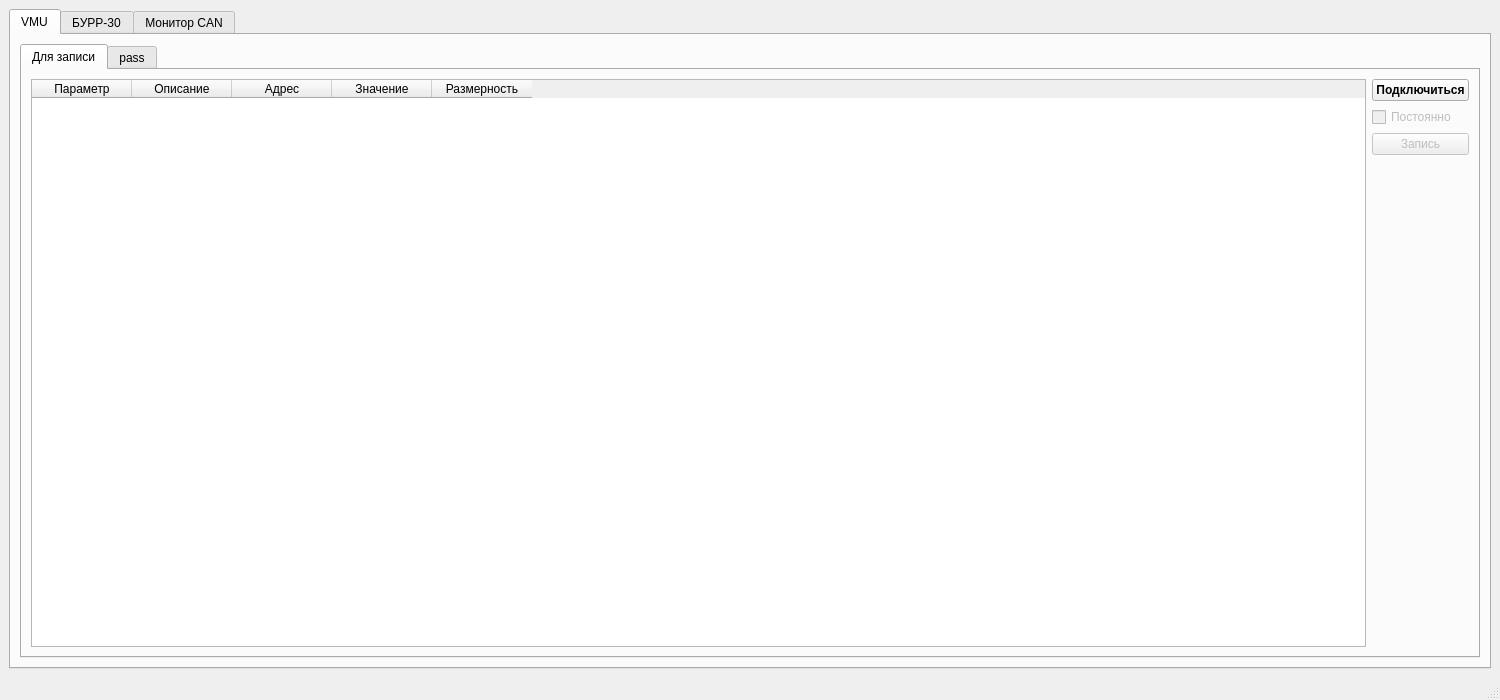
<?xml version="1.0" encoding="UTF-8"?>
<ui version="4.0">
 <class>MainWindow</class>
 <widget class="QMainWindow" name="MainWindow">
  <property name="geometry">
   <rect>
    <x>0</x>
    <y>0</y>
    <width>1500</width>
    <height>700</height>
   </rect>
  </property>
  <property name="sizePolicy">
   <sizepolicy hsizetype="Preferred" vsizetype="Preferred">
    <horstretch>1</horstretch>
    <verstretch>1</verstretch>
   </sizepolicy>
  </property>
  <property name="windowTitle">
   <string>Диагностика и настройка EVO1 </string>
  </property>
  <widget class="QWidget" name="centralwidget">
   <property name="sizePolicy">
    <sizepolicy hsizetype="Maximum" vsizetype="Maximum">
     <horstretch>0</horstretch>
     <verstretch>0</verstretch>
    </sizepolicy>
   </property>
   <property name="minimumSize">
    <size>
     <width>800</width>
     <height>520</height>
    </size>
   </property>
   <property name="maximumSize">
    <size>
     <width>3000</width>
     <height>1500</height>
    </size>
   </property>
   <layout class="QVBoxLayout" name="verticalLayout_2">
    <item>
     <widget class="QTabWidget" name="CAN">
      <property name="tabShape">
       <enum>QTabWidget::Rounded</enum>
      </property>
      <property name="currentIndex">
       <number>0</number>
      </property>
      <widget class="QWidget" name="VMU">
       <attribute name="title">
        <string>VMU</string>
       </attribute>
       <layout class="QVBoxLayout" name="verticalLayout_9">
        <item>
         <widget class="QTabWidget" name="VMU_params_tab">
          <property name="currentIndex">
           <number>0</number>
          </property>
          <widget class="QWidget" name="often_used">
           <attribute name="title">
            <string>Для записи</string>
           </attribute>
           <layout class="QHBoxLayout" name="horizontalLayout_10">
            <item>
             <widget class="QTableWidget" name="vmu_param_table">
              <property name="sizeAdjustPolicy">
               <enum>QAbstractScrollArea::AdjustToContents</enum>
              </property>
              <column>
               <property name="text">
                <string>Параметр</string>
               </property>
              </column>
              <column>
               <property name="text">
                <string>Описание</string>
               </property>
              </column>
              <column>
               <property name="text">
                <string>Адрес</string>
               </property>
              </column>
              <column>
               <property name="text">
                <string>Значение</string>
               </property>
              </column>
              <column>
               <property name="text">
                <string>Размерность</string>
               </property>
              </column>
             </widget>
            </item>
            <item>
             <layout class="QVBoxLayout" name="verticalLayout_10">
              <item>
               <widget class="QPushButton" name="connect_vmu_btn">
                <property name="font">
                 <font>
                  <weight>75</weight>
                  <bold>true</bold>
                 </font>
                </property>
                <property name="text">
                 <string>Подключиться</string>
                </property>
               </widget>
              </item>
              <item>
               <widget class="QCheckBox" name="constantly_req_vmu_params">
                <property name="enabled">
                 <bool>false</bool>
                </property>
                <property name="text">
                 <string>Постоянно</string>
                </property>
               </widget>
              </item>
              <item>
               <widget class="QPushButton" name="start_record">
                <property name="enabled">
                 <bool>false</bool>
                </property>
                <property name="text">
                 <string>Запись</string>
                </property>
               </widget>
              </item>
              <item>
               <spacer name="verticalSpacer_3">
                <property name="orientation">
                 <enum>Qt::Vertical</enum>
                </property>
                <property name="sizeHint" stdset="0">
                 <size>
                  <width>20</width>
                  <height>40</height>
                 </size>
                </property>
               </spacer>
              </item>
             </layout>
            </item>
           </layout>
          </widget>
          <widget class="QWidget" name="all_params">
           <attribute name="title">
            <string>pass</string>
           </attribute>
           <widget class="QTextBrowser" name="textBrowser">
            <property name="geometry">
             <rect>
              <x>10</x>
              <y>10</y>
              <width>256</width>
              <height>192</height>
             </rect>
            </property>
           </widget>
           <widget class="QPushButton" name="start_btn">
            <property name="geometry">
             <rect>
              <x>280</x>
              <y>10</y>
              <width>56</width>
              <height>17</height>
             </rect>
            </property>
            <property name="text">
             <string>Старт</string>
            </property>
           </widget>
          </widget>
         </widget>
        </item>
       </layout>
      </widget>
      <widget class="QWidget" name="burr30">
       <attribute name="title">
        <string>БУРР-30</string>
       </attribute>
       <layout class="QHBoxLayout" name="horizontalLayout_2" stretch="10,0">
        <item>
         <widget class="QTabWidget" name="tab_burr">
          <property name="sizePolicy">
           <sizepolicy hsizetype="Preferred" vsizetype="Preferred">
            <horstretch>0</horstretch>
            <verstretch>0</verstretch>
           </sizepolicy>
          </property>
          <property name="currentIndex">
           <number>0</number>
          </property>
          <widget class="QWidget" name="all_params">
           <property name="sizePolicy">
            <sizepolicy hsizetype="Maximum" vsizetype="Maximum">
             <horstretch>0</horstretch>
             <verstretch>0</verstretch>
            </sizepolicy>
           </property>
           <attribute name="title">
            <string>По разделам</string>
           </attribute>
           <layout class="QHBoxLayout" name="horizontalLayout_3">
            <item>
             <layout class="QHBoxLayout" name="horizontalLayout" stretch="1,4,0">
              <item>
               <widget class="QListWidget" name="list_bookmark"/>
              </item>
              <item>
               <widget class="QTableWidget" name="params_table">
                <property name="sizePolicy">
                 <sizepolicy hsizetype="Minimum" vsizetype="Minimum">
                  <horstretch>3</horstretch>
                  <verstretch>0</verstretch>
                 </sizepolicy>
                </property>
                <property name="editTriggers">
                 <set>QAbstractItemView::AllEditTriggers</set>
                </property>
                <property name="gridStyle">
                 <enum>Qt::SolidLine</enum>
                </property>
                <property name="columnCount">
                 <number>5</number>
                </property>
                <column>
                 <property name="text">
                  <string notr="true">Name</string>
                 </property>
                 <property name="toolTip">
                  <string notr="true"/>
                 </property>
                 <property name="whatsThis">
                  <string notr="true"/>
                 </property>
                 <property name="background">
                  <color>
                   <red>245</red>
                   <green>245</green>
                   <blue>245</blue>
                  </color>
                 </property>
                </column>
                <column>
                 <property name="text">
                  <string>Description</string>
                 </property>
                 <property name="background">
                  <color>
                   <red>245</red>
                   <green>245</green>
                   <blue>245</blue>
                  </color>
                 </property>
                 <property name="foreground">
                  <brush brushstyle="SolidPattern">
                   <color alpha="255">
                    <red>0</red>
                    <green>0</green>
                    <blue>0</blue>
                   </color>
                  </brush>
                 </property>
                </column>
                <column>
                 <property name="text">
                  <string>Address</string>
                 </property>
                </column>
                <column>
                 <property name="text">
                  <string>Value</string>
                 </property>
                </column>
                <column>
                 <property name="text">
                  <string>Unit</string>
                 </property>
                 <property name="background">
                  <color>
                   <red>245</red>
                   <green>245</green>
                   <blue>245</blue>
                  </color>
                 </property>
                </column>
               </widget>
              </item>
              <item>
               <spacer name="horizontalSpacer_4">
                <property name="orientation">
                 <enum>Qt::Horizontal</enum>
                </property>
                <property name="sizeHint" stdset="0">
                 <size>
                  <width>40</width>
                  <height>20</height>
                 </size>
                </property>
               </spacer>
              </item>
             </layout>
            </item>
           </layout>
          </widget>
          <widget class="QWidget" name="editable_params">
           <attribute name="title">
            <string>Настраиваемые</string>
           </attribute>
           <layout class="QHBoxLayout" name="horizontalLayout_5">
            <item>
             <layout class="QVBoxLayout" name="verticalLayout_8" stretch="0,1">
              <item>
               <layout class="QHBoxLayout" name="horizontalLayout_4">
                <item>
                 <widget class="QPushButton" name="load_file_button">
                  <property name="font">
                   <font>
                    <weight>50</weight>
                    <bold>false</bold>
                   </font>
                  </property>
                  <property name="text">
                   <string>Загрузить файл с настройками</string>
                  </property>
                 </widget>
                </item>
                <item>
                 <spacer name="horizontalSpacer">
                  <property name="orientation">
                   <enum>Qt::Horizontal</enum>
                  </property>
                  <property name="sizeHint" stdset="0">
                   <size>
                    <width>40</width>
                    <height>20</height>
                   </size>
                  </property>
                 </spacer>
                </item>
                <item>
                 <widget class="QPushButton" name="load_to_device_button">
                  <property name="enabled">
                   <bool>false</bool>
                  </property>
                  <property name="text">
                   <string>Загрузить настройки в устройство</string>
                  </property>
                 </widget>
                </item>
               </layout>
              </item>
              <item>
               <widget class="QTableWidget" name="params_table_2">
                <property name="sizePolicy">
                 <sizepolicy hsizetype="Minimum" vsizetype="Minimum">
                  <horstretch>3</horstretch>
                  <verstretch>0</verstretch>
                 </sizepolicy>
                </property>
                <property name="editTriggers">
                 <set>QAbstractItemView::AllEditTriggers</set>
                </property>
                <property name="gridStyle">
                 <enum>Qt::SolidLine</enum>
                </property>
                <property name="columnCount">
                 <number>6</number>
                </property>
                <column>
                 <property name="text">
                  <string notr="true">Name</string>
                 </property>
                 <property name="toolTip">
                  <string notr="true"/>
                 </property>
                 <property name="whatsThis">
                  <string notr="true"/>
                 </property>
                 <property name="background">
                  <color>
                   <red>245</red>
                   <green>245</green>
                   <blue>245</blue>
                  </color>
                 </property>
                </column>
                <column>
                 <property name="text">
                  <string>Description</string>
                 </property>
                 <property name="background">
                  <color>
                   <red>245</red>
                   <green>245</green>
                   <blue>245</blue>
                  </color>
                 </property>
                 <property name="foreground">
                  <brush brushstyle="SolidPattern">
                   <color alpha="255">
                    <red>0</red>
                    <green>0</green>
                    <blue>0</blue>
                   </color>
                  </brush>
                 </property>
                </column>
                <column>
                 <property name="text">
                  <string>Adress</string>
                 </property>
                </column>
                <column>
                 <property name="text">
                  <string>Value from device</string>
                 </property>
                </column>
                <column>
                 <property name="text">
                  <string>Value from file</string>
                 </property>
                </column>
                <column>
                 <property name="text">
                  <string>Unit</string>
                 </property>
                 <property name="background">
                  <color>
                   <red>245</red>
                   <green>245</green>
                   <blue>245</blue>
                  </color>
                 </property>
                </column>
               </widget>
              </item>
             </layout>
            </item>
            <item>
             <spacer name="horizontalSpacer_3">
              <property name="orientation">
               <enum>Qt::Horizontal</enum>
              </property>
              <property name="sizeType">
               <enum>QSizePolicy::Ignored</enum>
              </property>
              <property name="sizeHint" stdset="0">
               <size>
                <width>40</width>
                <height>20</height>
               </size>
              </property>
             </spacer>
            </item>
           </layout>
          </widget>
          <widget class="QWidget" name="often_used_params">
           <attribute name="title">
            <string>Часто используемые</string>
           </attribute>
           <layout class="QGridLayout" name="gridLayout">
            <item row="2" column="0">
             <widget class="QGroupBox" name="byte_order">
              <property name="enabled">
               <bool>false</bool>
              </property>
              <property name="title">
               <string>Порядок байт</string>
              </property>
              <layout class="QVBoxLayout" name="verticalLayout_6">
               <item>
                <widget class="QRadioButton" name="rb_big_endian">
                 <property name="text">
                  <string>big-endian</string>
                 </property>
                 <property name="checked">
                  <bool>true</bool>
                 </property>
                </widget>
               </item>
               <item>
                <widget class="QRadioButton" name="rb_little_endian">
                 <property name="text">
                  <string>little-endian</string>
                 </property>
                </widget>
               </item>
              </layout>
             </widget>
            </item>
            <item row="1" column="0">
             <widget class="QGroupBox" name="set_current_wheel">
              <property name="enabled">
               <bool>false</bool>
              </property>
              <property name="title">
               <string>Ось</string>
              </property>
              <layout class="QVBoxLayout" name="verticalLayout_5">
               <item>
                <widget class="QRadioButton" name="set_front_wheel_rb">
                 <property name="text">
                  <string>Передняя</string>
                 </property>
                 <property name="checked">
                  <bool>true</bool>
                 </property>
                </widget>
               </item>
               <item>
                <widget class="QRadioButton" name="set_rear_wheel_rb">
                 <property name="text">
                  <string>Задняя</string>
                 </property>
                 <property name="checked">
                  <bool>false</bool>
                 </property>
                </widget>
               </item>
              </layout>
             </widget>
            </item>
            <item row="3" column="1">
             <spacer name="verticalSpacer_2">
              <property name="orientation">
               <enum>Qt::Vertical</enum>
              </property>
              <property name="sizeHint" stdset="0">
               <size>
                <width>20</width>
                <height>40</height>
               </size>
              </property>
             </spacer>
            </item>
            <item row="0" column="0">
             <widget class="QLabel" name="lb_soft_version">
              <property name="text">
               <string>Версия ПО БУРР</string>
              </property>
             </widget>
            </item>
            <item row="1" column="1" rowspan="2">
             <widget class="QGroupBox" name="groupBox_4">
              <property name="enabled">
               <bool>false</bool>
              </property>
              <property name="title">
               <string>Частые настройки</string>
              </property>
              <layout class="QVBoxLayout" name="verticalLayout_7">
               <item>
                <widget class="QGroupBox" name="warn_temp">
                 <property name="title">
                  <string>Температура предупреждения - Аварийная</string>
                 </property>
                 <layout class="QHBoxLayout" name="horizontalLayout_9">
                  <item>
                   <widget class="QSlider" name="warning_temperature">
                    <property name="minimum">
                     <number>20</number>
                    </property>
                    <property name="maximum">
                     <number>90</number>
                    </property>
                    <property name="orientation">
                     <enum>Qt::Horizontal</enum>
                    </property>
                    <property name="tickPosition">
                     <enum>QSlider::NoTicks</enum>
                    </property>
                   </widget>
                  </item>
                  <item>
                   <widget class="QLabel" name="lab_warning_temperature">
                    <property name="font">
                     <font>
                      <pointsize>12</pointsize>
                      <weight>75</weight>
                      <bold>true</bold>
                     </font>
                    </property>
                    <property name="text">
                     <string/>
                    </property>
                   </widget>
                  </item>
                 </layout>
                </widget>
               </item>
               <item>
                <widget class="QGroupBox" name="zone">
                 <property name="title">
                  <string>Зона нечувствительности рейки</string>
                 </property>
                 <layout class="QHBoxLayout" name="horizontalLayout_8">
                  <item>
                   <widget class="QSlider" name="zone_of_insensitivity">
                    <property name="minimum">
                     <number>1</number>
                    </property>
                    <property name="maximum">
                     <number>5</number>
                    </property>
                    <property name="singleStep">
                     <number>0</number>
                    </property>
                    <property name="value">
                     <number>1</number>
                    </property>
                    <property name="orientation">
                     <enum>Qt::Horizontal</enum>
                    </property>
                    <property name="tickPosition">
                     <enum>QSlider::NoTicks</enum>
                    </property>
                   </widget>
                  </item>
                  <item>
                   <widget class="QLabel" name="lab_zone_of_insensitivity">
                    <property name="font">
                     <font>
                      <pointsize>12</pointsize>
                      <weight>75</weight>
                      <bold>true</bold>
                     </font>
                    </property>
                    <property name="text">
                     <string/>
                    </property>
                   </widget>
                  </item>
                 </layout>
                </widget>
               </item>
               <item>
                <widget class="QGroupBox" name="warn_curr">
                 <property name="title">
                  <string>Ток предупреждения - Аварийный</string>
                 </property>
                 <layout class="QHBoxLayout" name="horizontalLayout_7">
                  <item>
                   <widget class="QSlider" name="warning_current">
                    <property name="minimum">
                     <number>10</number>
                    </property>
                    <property name="maximum">
                     <number>50</number>
                    </property>
                    <property name="orientation">
                     <enum>Qt::Horizontal</enum>
                    </property>
                    <property name="tickPosition">
                     <enum>QSlider::NoTicks</enum>
                    </property>
                    <property name="tickInterval">
                     <number>1</number>
                    </property>
                   </widget>
                  </item>
                  <item>
                   <widget class="QLabel" name="lab_warning_current">
                    <property name="font">
                     <font>
                      <pointsize>12</pointsize>
                      <weight>75</weight>
                      <bold>true</bold>
                     </font>
                    </property>
                    <property name="text">
                     <string/>
                    </property>
                   </widget>
                  </item>
                 </layout>
                </widget>
               </item>
               <item>
                <widget class="QGroupBox" name="cutoff">
                 <property name="title">
                  <string>Ток отсечки</string>
                 </property>
                 <layout class="QHBoxLayout" name="horizontalLayout_6">
                  <item>
                   <widget class="QSlider" name="cut_off_current">
                    <property name="minimum">
                     <number>30</number>
                    </property>
                    <property name="maximum">
                     <number>70</number>
                    </property>
                    <property name="orientation">
                     <enum>Qt::Horizontal</enum>
                    </property>
                    <property name="tickPosition">
                     <enum>QSlider::NoTicks</enum>
                    </property>
                    <property name="tickInterval">
                     <number>1</number>
                    </property>
                   </widget>
                  </item>
                  <item>
                   <widget class="QLabel" name="lab_cut_off_current">
                    <property name="font">
                     <font>
                      <pointsize>12</pointsize>
                      <weight>75</weight>
                      <bold>true</bold>
                     </font>
                    </property>
                    <property name="text">
                     <string/>
                    </property>
                   </widget>
                  </item>
                 </layout>
                </widget>
               </item>
              </layout>
             </widget>
            </item>
            <item row="1" column="2" rowspan="6">
             <widget class="QTextBrowser" name="tb_errors"/>
            </item>
            <item row="0" column="2">
             <widget class="QLabel" name="lb_errors">
              <property name="text">
               <string>Ошибки</string>
              </property>
             </widget>
            </item>
           </layout>
          </widget>
         </widget>
        </item>
        <item>
         <layout class="QVBoxLayout" name="verticalLayout">
          <item>
           <widget class="QPushButton" name="pushButton_2">
            <property name="font">
             <font>
              <weight>75</weight>
              <bold>true</bold>
             </font>
            </property>
            <property name="text">
             <string>Подключиться</string>
            </property>
           </widget>
          </item>
          <item>
           <widget class="QPushButton" name="pushButton">
            <property name="text">
             <string>Сохранить 
  из БУРР-30
 в файл</string>
            </property>
           </widget>
          </item>
          <item>
           <widget class="QGroupBox" name="groupBox">
            <property name="title">
             <string>Ось</string>
            </property>
            <property name="alignment">
             <set>Qt::AlignCenter</set>
            </property>
            <layout class="QVBoxLayout" name="verticalLayout_4">
             <item>
              <layout class="QVBoxLayout" name="verticalLayout_3">
               <item>
                <widget class="QRadioButton" name="radioButton_2">
                 <property name="text">
                  <string>Задняя</string>
                 </property>
                </widget>
               </item>
               <item>
                <widget class="QRadioButton" name="radioButton">
                 <property name="text">
                  <string>Передняя</string>
                 </property>
                 <property name="checked">
                  <bool>true</bool>
                 </property>
                </widget>
               </item>
              </layout>
             </item>
            </layout>
           </widget>
          </item>
          <item>
           <spacer name="verticalSpacer">
            <property name="orientation">
             <enum>Qt::Vertical</enum>
            </property>
            <property name="sizeHint" stdset="0">
             <size>
              <width>20</width>
              <height>40</height>
             </size>
            </property>
           </spacer>
          </item>
         </layout>
        </item>
       </layout>
      </widget>
      <widget class="QWidget" name="monitor_evo">
       <attribute name="title">
        <string>Монитор CAN</string>
       </attribute>
      </widget>
     </widget>
    </item>
   </layout>
  </widget>
  <widget class="QStatusBar" name="statusbar"/>
 </widget>
 <resources/>
 <connections/>
</ui>
